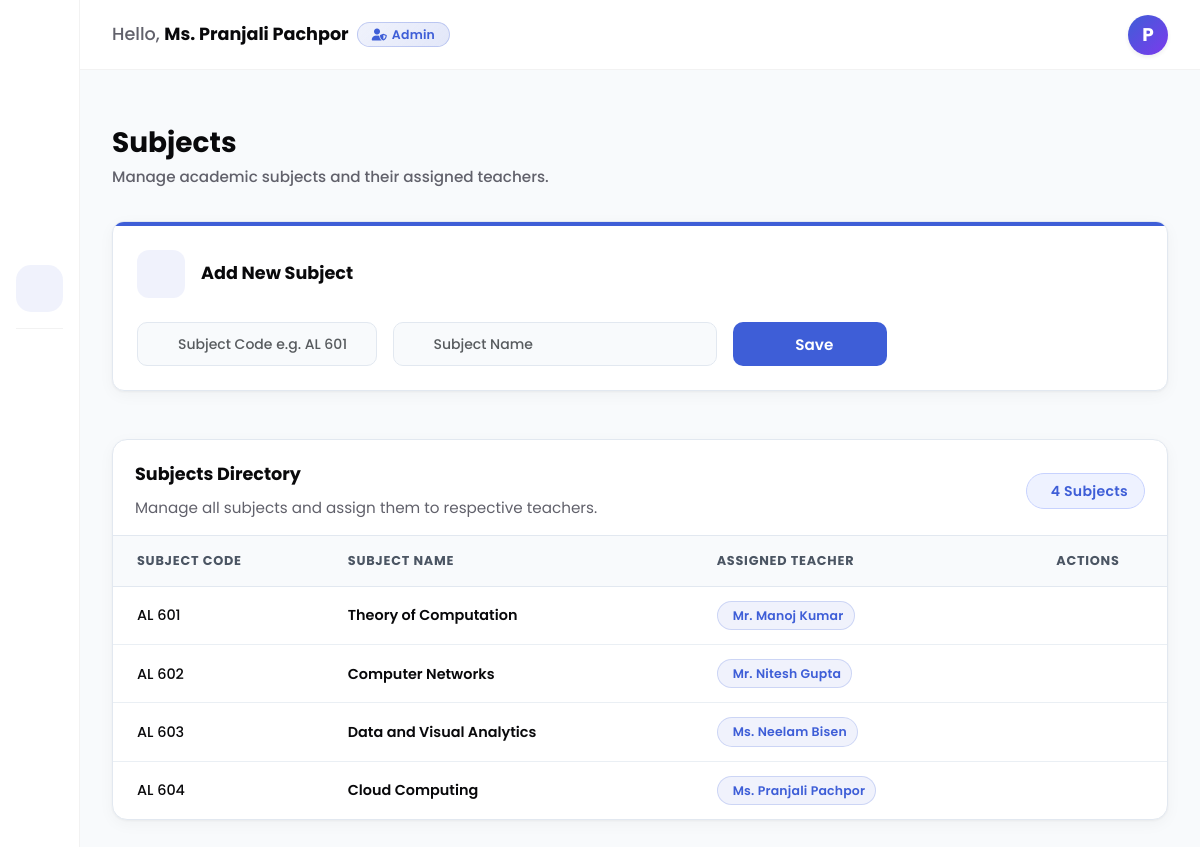
Screenshot of /admin/subjects (signed in) with the database file from the repository.
### tables this page shows
CREATE TABLE teachers (
            user_id TEXT PRIMARY KEY,
            name TEXT NOT NULL,
            password TEXT NOT NULL,
            admin TEXT DEFAULT 'no'
        );

CREATE TABLE subjects (
            subject_code TEXT PRIMARY KEY,
            subject_name TEXT NOT NULL
        );

### routes/admin.py (the view)
@admin_bp.route('/subjects')
@admin_required
def subjects():
    conn = get_db_connection()
    subjects_raw = conn.execute("""
        SELECT s.subject_code, s.subject_name,
               GROUP_CONCAT(t.name, ', ') as teacher_name,
               GROUP_CONCAT(t.user_id, ',') as teacher_ids,
               (SELECT COUNT(id) FROM feedback WHERE subject = s.subject_code) as total_feedback,
               (SELECT AVG(rating_star) FROM feedback WHERE subject = s.subject_code) as avg_rating
        FROM subjects s
        LEFT JOIN subject_teachers st ON s.subject_code = st.subject_code
        LEFT JOIN teachers t ON st.teacher_id = t.user_id
        GROUP BY s.subject_code
        ORDER BY s.subject_code ASC
    """).fetchall()
    all_subjects = []
    for s in subjects_raw:
        s_dict = dict(s)
        s_dict['avg_rating'] = round(s['avg_rating'], 1) if s['avg_rating'] else 0.0
        if s_dict['teacher_ids'] and s_dict['teacher_name']:
            t_ids = s_dict['teacher_ids'].split(',')
            t_names = s_dict['teacher_name'].split(', ')
            paired = list(zip(t_ids, t_names))
            paired.sort(key=lambda x: x[0])
            s_dict['teacher_ids_list'] = [p[0] for p in paired]
            s_dict['teacher_name'] = ', '.join([p[1] for p in paired])
        else:
            s_dict['teacher_ids_list'] = []
        all_subjects.append(s_dict)
    teachers_raw = conn.execute("SELECT user_id, name FROM teachers WHERE LOWER(user_id) NOT LIKE 'adm%' ORDER BY user_id ASC").fetchall()
    all_teachers = [dict(t) for t in teachers_raw]
    conn.close()
    return render_template('admin/subjects.html', active_page='subjects', subjects=all_subjects, teachers=all_teachers, hide_navbar=True, hide_footer=True)

### templates/admin/subjects.html (shortened to what this page needs)
{% extends "admin/base.html" %}
{% block admin_title %}Subjects{% endblock %}
{% block admin_subtitle %}Manage academic subjects and their assigned teachers.{% endblock %}
{% block admin_content %}
<div class="row g-4 mb-5">
    <div class="col-lg-12">
        <div class="sa-action-card">
            <div style="height:4px;background:var(--primary);"></div>
            <div class="p-4">
                <div class="d-flex align-items-center gap-3 mb-4">
                    <div class="db-metric-icon">
                        <i class="fi fi-br-book-open-cover"></i>
                    </div>
                    <div>
                        <h5 class="db-chart-title mb-0">Add New Subject</h5>
                    </div>
                </div>
                <form action="{{ url_for('admin.add_subject') }}" method="POST">
                    <div class="row g-3 align-items-center">
                        <div class="col-lg-3 col-md-4">
                            <input type="text" name="subject_code" class="db-filter-input form-control shadow-none"
                                placeholder="Subject Code e.g. AL 601" maxlength="10" style="text-transform:uppercase;"
                                required>
                        </div>
                        <div class="col-lg-4 col-md-5">
                            <input type="text" name="subject_name" class="db-filter-input form-control shadow-none"
                                placeholder="Subject Name" required>
                        </div>
                        <div class="col-lg-2 col-md-3">
                            <button type="submit" class="db-filter-btn-submit w-100">
                                Save
                            </button>
                        </div>
                    </div>
                </form>
            </div>
        </div>
    </div>
</div>
<div class="db-table-card">
    <div class="db-table-card__header">
        <div>
            <h3 class="db-chart-title">Subjects Directory</h3>
            <p class="db-chart-desc">Manage all subjects and assign them to respective teachers.</p>
        </div>
        {% if subjects %}
        <span class="badge rounded-pill px-3 py-2 fw-semibold d-inline-flex align-items-center justify-content-center gap-2"
            style="font-family: 'Poppins', sans-serif; font-size: 0.88rem; letter-spacing: 0.3px; height: 36px; background-color: var(--primary-light); color: var(--primary); border: 1px solid var(--primary-border) !important;">
            {{ subjects|length }} Subject{{ 's' if subjects|length != 1 }}
        </span>
        {% endif %}
    </div>
    <div class="db-table-card__body">
        {% if subjects %}
        <div class="db-table-wrap">
            <table class="db-table db-table--compact align-middle">
                <thead>
                    <tr>
                        <th style="width:20%;">Subject Code</th>
                        <th style="width:35%;">Subject Name</th>
                        <th style="width:30%;">Assigned Teacher</th>
                        <th style="width:15%;" class="text-center">Actions</th>
                    </tr>
                </thead>
                <tbody>
                    {% for row in subjects %}
                    <tr>
                        <td class="db-table__date">{{ row.subject_code }}</td>
                        <td class="db-table__subject">{{ row.subject_name }}</td>
                        <td class="db-table__teacher">
                            {% if row.teacher_name %}
                                <div style="display: flex; flex-wrap: wrap; gap: 5px;">
                                {% for tname in row.teacher_name.split(', ') %}
                                    <span style="
                                        display: inline-flex;
                                        align-items: center;
                                        gap: 5px;
                                        font-size: 0.78rem;
                                        font-weight: 600;
                                        color: var(--primary);
                                        background: rgba(62, 94, 215, 0.08);
                                        border: 1px solid rgba(62, 94, 215, 0.20);
                                        border-radius: 20px;
                                        padding: 3px 10px;
                                        letter-spacing: 0.2px;
                                    ">
                                        {{ tname.strip() }}
                                    </span>
                                {% endfor %}
                                </div>
                            {% endif %}
                        </td>
                        <td class="text-center">
                            <button type="button"
                                class="db-btn-edit assign-teacher-btn"
                                title="Assign Teacher"
                                data-subject-code="{{ row.subject_code }}"
                                data-subject-name="{{ row.subject_name }}"
                                data-assigned="{{ row.teacher_ids_list | join(',') }}"
                                style="background: none; border: none; padding: 4px 7px; border-radius: 8px;
                                       color: {% if row.teacher_name %}var(--primary){% else %}#f59e0b{% endif %};
                                       margin-right: 12px;
                                       transition: background 0.18s ease, color 0.18s ease;"
                                onmouseover="this.style.background='{% if row.teacher_name %}rgba(62,94,215,0.07){% else %}rgba(245,158,11,0.10){% endif %}'"
                                onmouseout="this.style.background='transparent'">
                            </button>
                        </td>
                    </tr>
                    {% endfor %}
                </tbody>
            </table>
        </div>
        {% else %}
        <div class="db-table-empty py-5">
            <i class="fi fi-br-book-open-cover db-chart-empty__icon"></i>
            <p class="mt-2 text-muted fw-medium">No subjects configured yet. Create your first subject above!</p>
        </div>
        {% endif %}
    </div>
</div>
{% endblock %}

### templates/admin/base.html (shortened to what this page needs)
{% extends "base.html" %}
{% block content %}
<div class="container-fluid p-0 admin-dashboard-container">
    <div class="row g-0">
        <div class="admin-sidebar d-flex flex-column">
            <div class="sidebar-brand px-4 d-flex align-items-center justify-content-between">
                <button type="button" class="btn-sidebar-close" id="sidebar-close-btn" title="Toggle Sidebar">
                </button>
            </div>
            <div class="px-3 py-4 flex-grow-1">
                <ul class="nav flex-column w-100" id="sidebar-menu">
                    {% if session.get('role') == 'admin' %}
                    <li class="nav-item mb-1">
                        <a href="{{ url_for('admin.dashboard') }}"
                            class="sidebar-nav-link sidebar-menu-item {% if active_page == 'dashboard' %}active{% endif %}">
                            <i class="sidebar-menu-icon fi fi-br-layout-fluid"></i>
                        </a>
                    </li>
                    <li class="nav-item mb-1">
                        <a href="{{ url_for('admin.feedbacks') }}"
                            class="sidebar-nav-link sidebar-menu-item {% if active_page == 'feedbacks' %}active{% endif %}">
                            <i class="sidebar-menu-icon fi fi-br-messages"></i>
                        </a>
                    </li>
                    <li class="nav-item mb-1">
                        <a href="{{ url_for('admin.teachers') }}"
                            class="sidebar-nav-link sidebar-menu-item {% if active_page == 'teachers' %}active{% endif %}">
                            <i class="sidebar-menu-icon fi fi-br-users"></i>
                        </a>
                    </li>
                    <li class="nav-item mb-1">
                        <a href="{{ url_for('admin.subjects') }}"
                            class="sidebar-nav-link sidebar-menu-item {% if active_page == 'subjects' %}active{% endif %}">
                            <i class="sidebar-menu-icon fi fi-br-book-open-cover"></i>
                        </a>
                    </li>
                    {% endif %}
                    {% if session.get('user_id') and not session.get('user_id').upper().startswith('ADM') %}
                    {% if session.get('role') == 'admin' %}
                    <li class="sidebar-divider"></li>
                    {% endif %}
                    <li class="nav-item mb-1">
                        <a href="{{ url_for('admin.teacher_dashboard') }}" class="sidebar-nav-link sidebar-menu-item {% if active_page == 'teacher_dashboard' %}active{% endif %}">
                            <i class="sidebar-menu-icon fi fi-br-stats"></i>
                        </a>
                    </li>
                    <li class="nav-item mb-1">
                        <a href="{{ url_for('admin.teacher_feedbacks') }}" class="sidebar-nav-link sidebar-menu-item {% if active_page == 'teacher_feedbacks' %}active{% endif %}">
                            <i class="sidebar-menu-icon fi fi-br-messages"></i>
                        </a>
                    </li>
                    {% endif %}
                </ul>
            </div>
            <div class="px-3 py-4 sidebar-footer d-flex flex-column gap-3">
                <a href="{{ url_for('admin.logout') }}"
                    class="sidebar-nav-link sidebar-menu-item sidebar-nav-link-logout">
                    <i class="sidebar-menu-icon fi fi-br-sign-out-alt"></i>
                </a>
            </div>
        </div>
        <div class="main-content-wrapper d-flex flex-column">
            <div class="admin-topbar d-flex align-items-center justify-content-between px-4"
                style="z-index: 100; flex-shrink: 0;">
                <div class="d-flex align-items-center gap-2">
                    <span
                        style="font-size: 1.1rem; font-weight: 500; color: var(--text-secondary); font-family: 'Poppins', sans-serif;">
                        Hello, <span style="font-weight: 700; color: var(--text-primary);">{{ session.get('user_name')
                            }}</span>
                    </span>
                    {% if session.get('role') == 'admin' %}
                    <span class="d-inline-flex align-items-center justify-content-center"
                        style="font-size: 0.78rem; font-weight: 600; background: linear-gradient(135deg, rgba(62, 94, 215, 0.08), rgba(62, 94, 215, 0.15)); color: var(--primary); border: 1px solid rgba(62, 94, 215, 0.25); padding: 5px 14px; border-radius: 50px; font-family: 'Poppins', sans-serif; line-height: 1.1; letter-spacing: 0.2px;">
                        <i class="fas fa-user-shield" style="font-size: 0.75rem; margin-right: 5px;"></i>Admin
                    </span>
                    {% endif %}
                </div>
                <div class="d-flex align-items-center gap-3 position-relative">
                    <a href="{{ url_for('admin.profile') }}" class="text-decoration-none" title="View Profile">
                        <div class="user-avatar-circle d-flex align-items-center justify-content-center shadow-sm"
                            style="width: 40px; height: 40px; border-radius: 50%; background: linear-gradient(135deg, var(--primary), var(--purple-accent)); color: #fff; font-weight: 700; font-size: 1.15rem; font-family: 'Poppins', sans-serif; text-transform: uppercase; transition: all 0.25s cubic-bezier(0.4, 0, 0.2, 1); cursor: pointer; box-shadow: 0 4px 10px rgba(62, 94, 215, 0.2);"
                            onmouseover="this.style.transform='scale(1.08) translateY(-2px)'; this.style.boxShadow='0 8px 16px rgba(62, 94, 215, 0.3)';"
                            onmouseout="this.style.transform='scale(1) translateY(0)'; this.style.boxShadow='0 4px 10px rgba(62, 94, 215, 0.2)';">
                            {% if session.get('user_name') %}
                                {% set _raw = session.get('user_name')|trim %}
                                {% set _prefixes = ['prof.', 'prof', 'mrs.', 'mrs', 'mr.', 'mr', 'ms.', 'ms', 'dr.', 'dr'] %}
                                {% set ns = namespace(display=_raw, found=false) %}
                                {% for _p in _prefixes %}
                                    {% if not ns.found and _raw.lower().startswith(_p) %}
                                        {% set ns.display = _raw[_p|length:]|trim %}
                                        {% set ns.found = true %}
                                    {% endif %}
                                {% endfor %}
                                {{ ns.display[0]|upper }}
                            {% else %}A{% endif %}
                        </div>
                    </a>
                </div>
            </div>
            <div class="db-scroll-area flex-grow-1">
                <div class="db-page-wrap pb-2 pt-5 mt-2 mb-3">
                    <h3 class="fw-bold mb-1 fs-3" style="color: var(--text-primary) !important;">{% block admin_title
                        %}{% endblock %}</h3>
                    <p class="mb-0 fw-medium" style="color: var(--title-desc-color) !important;">{% block admin_subtitle
                        %}{% endblock %}</p>
                </div>
                <div class="dashboard-section mt-4">
                    <div class="db-page-wrap pt-0">
                        {% block admin_content %}{% endblock %}
                    </div>
                </div>
            </div>
        </div>
    </div>
</div>
{% endblock %}

### rows the page displays
teachers: get "Ms. Pranjali Pachpor"
subjects: subject_code "AL 601", subject_name "Theory of Computation", strip "Mr. Manoj Kumar"
subjects: subject_code "AL 602", subject_name "Computer Networks", strip "Mr. Nitesh Gupta"
subjects: subject_code "AL 603", subject_name "Data and Visual Analytics", strip "Ms. Neelam Bisen"
subjects: subject_code "AL 604", subject_name "Cloud Computing", strip "Ms. Pranjali Pachpor"

### other values shown
{{ ns.display[0]|upper }} "P"
{{ subjects|length }} "4"
{{ 's' if subjects|length != 1 }} "s"
